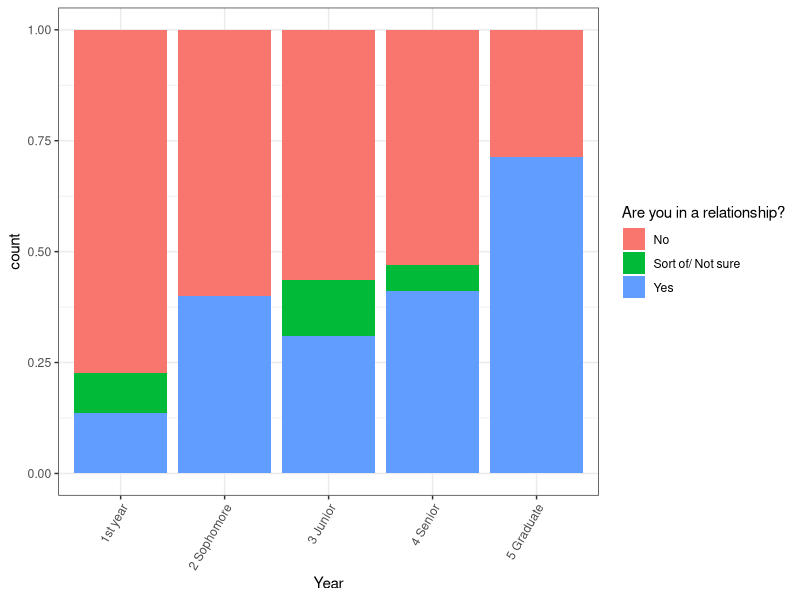
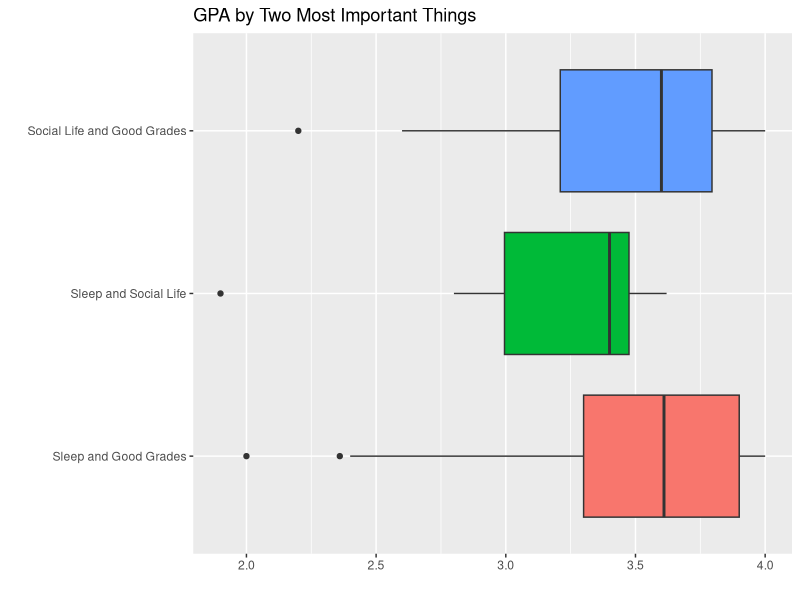
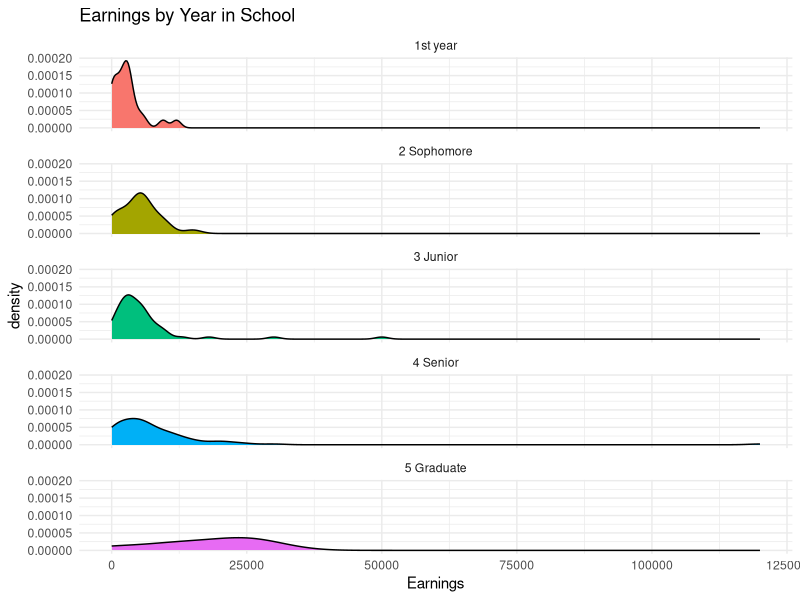
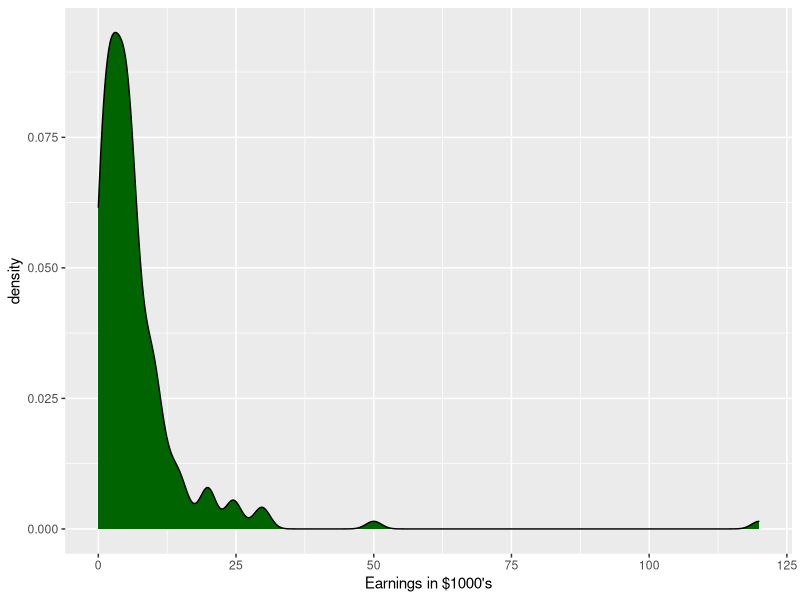
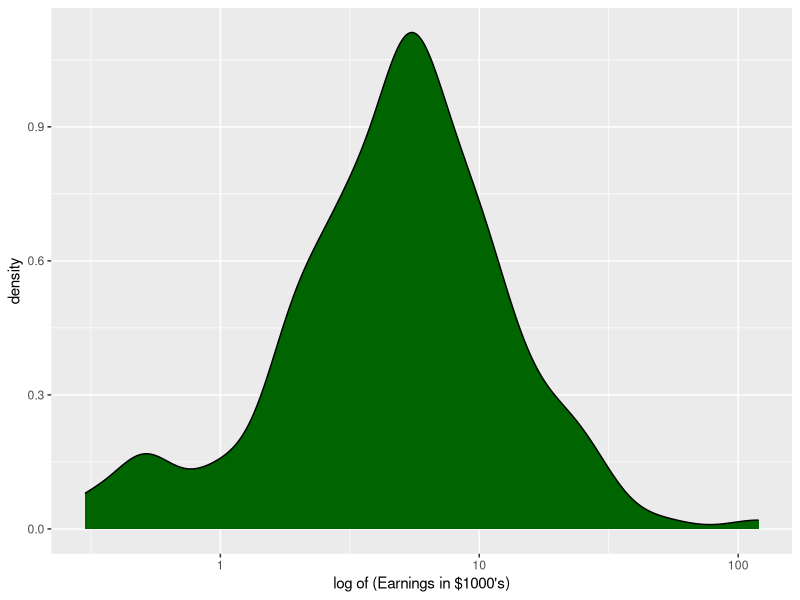

Generate these figures, in order, with R:
## ---- chunk 1

knitr::opts_chunk$set(echo = TRUE)

# loading of tidyverse which includes dplyr and ggplot2
library(tidyverse)

# loading of data to use
surv <- read.csv("SurveyforMTF21.csv", na.strings = '', stringsAsFactors = TRUE)

# prints out result summaries of data
summary(surv)

## ---- chunk 2
# data frame to use in the bar graph with the NAs removed from Year
surv2 <- surv %>% filter(!is.na(Year))

# Bar graph of Relationship by Year
ggplot(data = surv2, 
       mapping = aes(x = Year, fill = Relationship)) +
  geom_bar(position = 'fill') +
  theme_bw() +
  theme(axis.text.x = element_text(hjust=1, angle = 60)) +
  labs(fill = "Are you in a relationship?")

## ---- chunk 3
# filtering of data through dpylr to remove NA in Triangle
surv3 <- surv %>% filter(!is.na(Triangle))

#  boxplot graph of GPA by Triangle
ggplot( data = surv3, 
        mapping = aes( y = Triangle, x = GPA , fill = Triangle)) +
  geom_boxplot() +
  labs(title="GPA by Two Most Important Things", x = "", y = "" ) +
  guides(fill=FALSE) +
  theme_gray()
## ---- chunk 4
surv %>% # data to be used
  filter(!is.na(Year))%>% # removing NAs from the Year variable
  group_by(Year) %>%  # grouping the data into groups according to Year (freshmen, sophomore, etc)
  summarise(mean_earnings = mean(Earnings), # get mean
            median_earnings = median(Earnings), # get median
            n_students = n()) # get number of students

## ---- chunk 5
# surv4 is a data frame to filter out the NAs from the Earnings
surv4 <- surv %>% filter(!is.na(Earnings))

# density graph of Year by Earnings
ggplot( data = surv4,
        mapping = aes( x = Earnings, fill=Year )) +
  geom_density() +
  facet_wrap( ~ Year,  ncol = 1) + 
  theme_minimal() +
  guides(fill='none') +
  labs(title="Earnings by Year in School")

## ---- chunk 6
# Creating the data frame to use in both cases
surv4 <- surv %>% # naming of the data frame and saying what data to use
  filter( !is.na(Year) ,!is.na( GPA) ,!is.na(PhoneTime) ,!is.na(Sleep) ,!is.na( Breakfast) ,!is.na(Books)) %>% # removal of NAs
  select( Year, GPA, PhoneTime, Sleep, Breakfast, Books) # selecting columns to appear

# The 8 students with highest GPA
surv4 %>% # data
  arrange(desc(GPA)) %>% # telling dplyr to arrange them in descending order according to GPA
  head(8) # selecting the first 8 entries

#  The 8 students with the lowest GPA
surv4 %>% # data
  arrange(desc(GPA)) %>% # telling dplyr to arrange them in descending order according to GPA
  tail(8) # selecting the last 8 entries

## ---- chunk 7
# Creating data frame with the surveys' data to 
surv7<- surv %>% # naming of dataframe and data to use
  filter(!is.na(Earnings))%>% # removing NAs from Earnings variable
  mutate(earnings_1000 = (Earnings / 1000)) # creating new variable where Earning's appears in 1000s of dollars

# density plot of Earnings in thousands
ggplot(data = surv7, 
       mapping = aes( x= earnings_1000) ) +
  geom_density(fill="darkgreen") +
  labs(x = "Earnings in $1000's")

# density plot of log of earnings in 1000s
ggplot(data = surv7, 
       mapping = aes( x= earnings_1000) ) +
  geom_density(fill="darkgreen") +
  scale_x_log10() +
  labs(x = "log of (Earnings in $1000's)")

